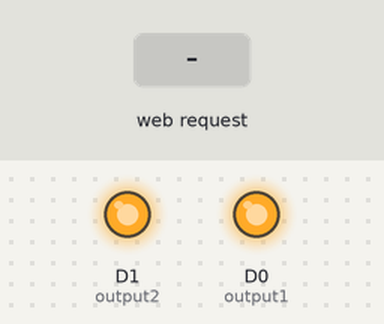
The sketch below on a simulated ESP8266 (NodeMCU). On the bench: output pins drawn as LEDs (lit = HIGH). Inputs (shaded band) come from the test bench. WiFi joins after 1.5 s; servers stay silent unless stated; what the sketch prints to the serial monitor is not drawn.

Above: at 2.7 s.
2.8 s: HTTP request GET /status1=1 received
At 3.2 s:
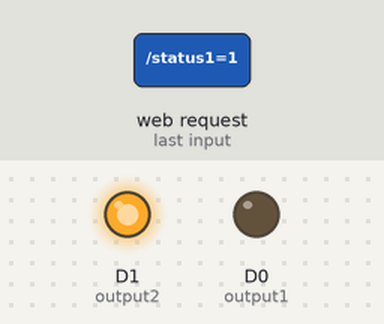
4.3 s: HTTP request GET /status2=1 received
At 5.5 s:
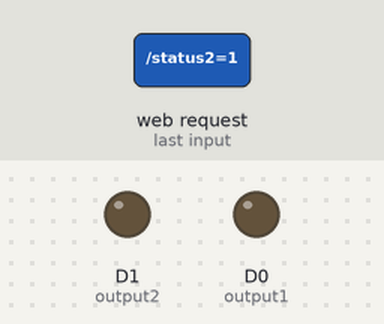
5.8 s: HTTP request GET /status1=0 received
At 6.7 s:
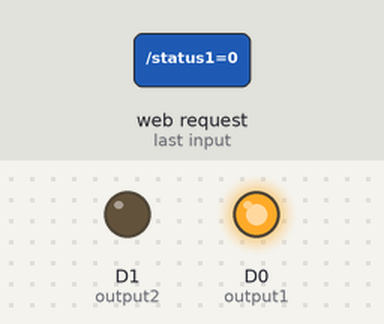
7.3 s: HTTP request GET /status2=0 received
At 7.8 s:
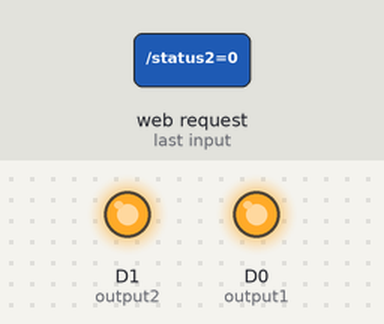
Timing chart, 0 to 9.8 s (numbered marks = the images above; inputs shaded):
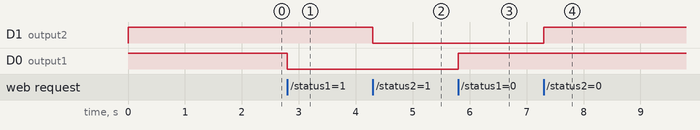

The sketch:

WIFI.FINAL.ino
```cpp
//Press Ctrl+Shist+M to get IP Adress
#include <ESP8266WiFi.h>
#include <WiFiClient.h>
#include <ESP8266WebServer.h>
#include <ESP8266mDNS.h>

const char* ssid = "loop";
const char* password = "aassaass1020";

ESP8266WebServer server(80);

const int output1 = D0;//D5
const int output2 = D1;//D6

boolean device1 = false;
boolean device2 = false;

void handleRoot() {

  String cmd;
      cmd += "<!DOCTYPE HTML>\r\n";
      cmd += "<html>\r\n";
      cmd += "<head>";
      cmd += "<meta http-equiv='refresh' content='5'/>";
      cmd += "</head>";

      if(device1){
        cmd +=("Device1  : ON");
        digitalWrite(output1, LOW);
        device1 = true;
      }
      else{
        cmd +=("Device1  : OFF");
        digitalWrite(output1, HIGH);
        device1 = false;
      }

      if(device2){
        cmd +=("<br/>Device2  : ON");
        digitalWrite(output2, LOW);
        device2 = true;
      }
      else{
        cmd +=("<br/>Device2  : OFF");
        digitalWrite(output2, HIGH);
        device2 = false;
      }
      cmd += "<br/><a href=\"/status1=1\"\"><button>LED1 On </button></a>";
      cmd += "<a href=\"/status1=0\"\"><button>LED1 Off </button></a><br />";
      cmd += "<a href=\"/status2=1\"\"><button>LED2 On </button></a>";
      cmd += "<a href=\"/status2=0\"\"><button>LED2 Off </button></a><br />";
      cmd += "<html>\r\n";
      server.send(200, "text/html", cmd);
}

void led1on() {

  String cmd;
      cmd += "<!DOCTYPE HTML>\r\n";
      cmd += "<html>\r\n";
      cmd += "<head>";
      cmd += "<meta http-equiv='refresh' content='5'/>";
      cmd += "</head>";
      cmd +=("Device1  : ON");
      digitalWrite(output1, LOW);
      device1 = true;

      if(device2){
        cmd +=("<br/>Device2  : ON");
        digitalWrite(output2, LOW);
        device2 = true;
      }
      else{
        cmd +=("<br/>Device2  : OFF");
        digitalWrite(output2, HIGH);
        device2 = false;
      }
      cmd += "<br/><a href=\"/status1=1\"\"><button>LED1 On </button></a>";
      cmd += "<a href=\"/status1=0\"\"><button>LED1 Off </button></a><br />";
      cmd += "<a href=\"/status2=1\"\"><button>LED2 On </button></a>";
      cmd += "<a href=\"/status2=0\"\"><button>LED2 Off </button></a><br />";
      cmd += "<html>\r\n";
      server.send(200, "text/html", cmd);
}
void led1off() {

  String cmd;
      cmd += "<!DOCTYPE HTML>\r\n";
      cmd += "<html>\r\n";
      cmd += "<head>";
      cmd += "<meta http-equiv='refresh' content='5'/>";
      cmd += "</head>";
      cmd +=("Device1  : OFF");
      digitalWrite(output1, HIGH);
      device1 = false;

      if(device2){
        cmd +=("<br/>Device2  : ON");
        digitalWrite(output2, LOW);
        device2 = true;
      }
      else{
        cmd +=("<br/>Device2  : OFF");
        digitalWrite(output2, HIGH);
        device2 = false;
      }
      cmd += "<br/><a href=\"/status1=1\"\"><button>LED1 On </button></a>";
      cmd += "<a href=\"/status1=0\"\"><button>LED1 Off </button></a><br />";
      cmd += "<a href=\"/status2=1\"\"><button>LED2 On </button></a>";
      cmd += "<a href=\"/status2=0\"\"><button>LED2 Off </button></a><br />";
      cmd += "<html>\r\n";
      server.send(200, "text/html", cmd);
}

void led2on() {

  String cmd;
      cmd += "<!DOCTYPE HTML>\r\n";
      cmd += "<html>\r\n";
      cmd += "<head>";
      cmd += "<meta http-equiv='refresh' content='5'/>";
      cmd += "</head>";
      digitalWrite(output2, LOW);
      device2 = true;

      if(device1){
        cmd +=("Device1  : ON");
        digitalWrite(output1, LOW);
        device1 = true;
      }
      else{
        cmd +=("Device1  : OFF");
        digitalWrite(output1, HIGH);
        device1 = false;
      }

      cmd +=("<br/>Device2  : ON");
      cmd += "<br/><a href=\"/status1=1\"\"><button>LED1 On </button></a>";
      cmd += "<a href=\"/status1=0\"\"><button>LED1 Off </button></a><br />";
      cmd += "<a href=\"/status2=1\"\"><button>LED2 On </button></a>";
      cmd += "<a href=\"/status2=0\"\"><button>LED2 Off </button></a><br />";
      cmd += "<html>\r\n";
      server.send(200, "text/html", cmd);
}
void led2off() {

  String cmd;
      cmd += "<!DOCTYPE HTML>\r\n";
      cmd += "<html>\r\n";
      cmd += "<head>";
      cmd += "<meta http-equiv='refresh' content='5'/>";
      cmd += "</head>";
      digitalWrite(output2, HIGH);
      device2 = false;

      if(device1){
        cmd +=("Device1  : ON");
        digitalWrite(output1, LOW);
        device1 = true;
      }
      else{
        cmd +=("Device1  : OFF");
        digitalWrite(output1, HIGH);
        device1 = false;
      }

      cmd +=("<br/>Device2  : OFF");
      cmd += "<br/><a href=\"/status1=1\"\"><button>LED1 On </button></a>";
      cmd += "<a href=\"/status1=0\"\"><button>LED1 Off </button></a><br />";
      cmd += "<a href=\"/status2=1\"\"><button>LED2 On </button></a>";
      cmd += "<a href=\"/status2=0\"\"><button>LED2 Off </button></a><br />";
      cmd += "<html>\r\n";
      server.send(200, "text/html", cmd);
}

void setup(void){
  pinMode(output1, OUTPUT);
  pinMode(output2, OUTPUT);

  digitalWrite(output1, HIGH);
  digitalWrite(output2, HIGH);

  Serial.begin(115200);
  WiFi.begin(ssid, password);
  Serial.println("");

  // Wait for connection
  while (WiFi.status() != WL_CONNECTED) {
    delay(500);
    Serial.print(".");
  }
  Serial.println("");
  Serial.print("Connected to ");
  Serial.println(ssid);
  Serial.print("IP address: ");
  Serial.println(WiFi.localIP());

  if (MDNS.begin("esp8266")) {
    Serial.println("MDNS responder started");
  }

  server.on("/", handleRoot);

  server.on("/status1=1", led1on);

  server.on("/status1=0", led1off);

  server.on("/status2=1", led2on);

  server.on("/status2=0", led2off);


  server.begin();
  Serial.println("HTTP server started");
}

void loop(void){
  server.handleClient();
}
```

Measured:
- after the input at 2.8 s, D0 (output1): HIGH → LOW at once
- after the input at 4.3 s, D1 (output2): HIGH → LOW at once
- after the input at 5.8 s, D0 (output1): LOW → HIGH at once
- after the input at 7.3 s, D1 (output2): LOW → HIGH at once
